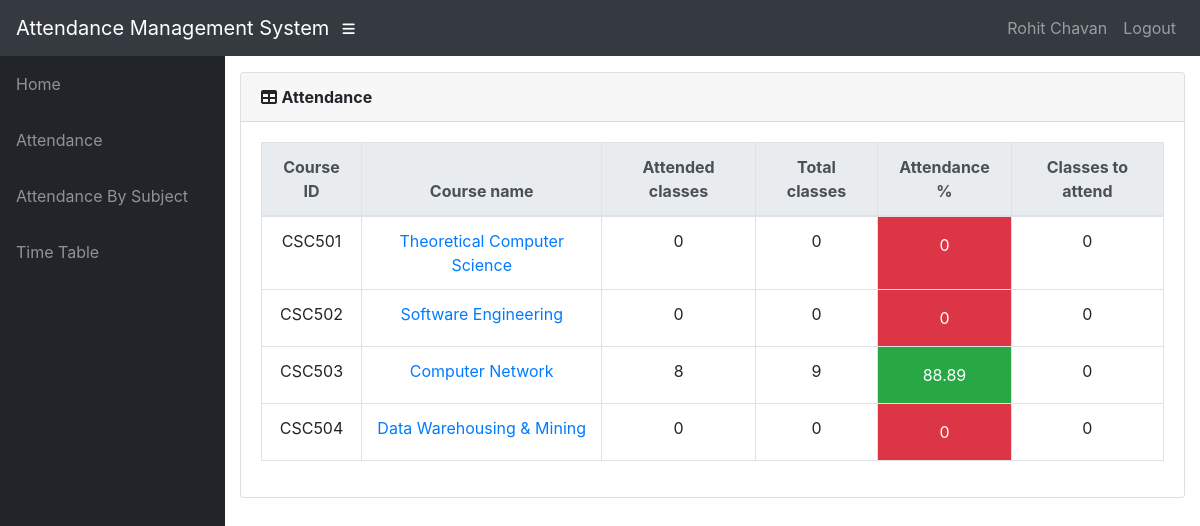
Page /info/student/tu3f1920001/attendance/ (signed in) on the committed database.
### info/models.py (models this page shows, shortened)
class User(AbstractUser):
    @property
    def is_student(self):
        if hasattr(self, 'student'):
            return True
        return False

class Student(models.Model):
    user = models.OneToOneField(User, on_delete=models.CASCADE, null=True)
    class_id = models.ForeignKey(Class, on_delete=models.CASCADE, default=1)
    USN = models.CharField(primary_key='True', max_length=100)
    name = models.CharField(max_length=200)
    sex = models.CharField(max_length=50, choices=sex_choice, default='Male')
    DOB = models.DateField(default='1998-01-01')
    def __str__(self):
        return self.name

class AttendanceTotal(models.Model):
    course = models.ForeignKey(Course, on_delete=models.CASCADE)
    student = models.ForeignKey(Student, on_delete=models.CASCADE)
    class Meta:
        unique_together = (('student', 'course'),)
    @property
    def att_class(self):
        stud = Student.objects.get(name=self.student)
        cr = Course.objects.get(name=self.course)
        att_class = Attendance.objects.filter(course=cr, student=stud, status='True').count()
        return att_class
    @property
    def total_class(self):
        stud = Student.objects.get(name=self.student)
        cr = Course.objects.get(name=self.course)
        total_class = Attendance.objects.filter(course=cr, student=stud).count()
        return total_class
    @property
    def attendance(self):
        stud = Student.objects.get(name=self.student)
        cr = Course.objects.get(name=self.course)
        total_class = Attendance.objects.filter(course=cr, student=stud).count()
        att_class = Attendance.objects.filter(course=cr, student=stud, status='True').count()
        if total_class == 0:
            attendance = 0
        else:
            attendance = round(att_class / total_class * 100, 2)
        return attendance
    @property
    def classes_to_attend(self):
        stud = Student.objects.get(name=self.student)
        cr = Course.objects.get(name=self.course)
        total_class = Attendance.objects.filter(course=cr, student=stud).count()
        att_class = Attendance.objects.filter(course=cr, student=stud, status='True').count()
        cta = math.ceil((0.75 * total_class - att_class) / 0.25)
        if cta < 0:
            return 0
        return cta

class Course(models.Model):
    dept = models.ForeignKey(Dept, on_delete=models.CASCADE)
    id = models.CharField(primary_key='True', max_length=50)
    name = models.CharField(max_length=50)
    shortname = models.CharField(max_length=50, default='X')
    def __str__(self):
        return self.name

### info/views.py (the view)
# urls.py: path('student/<slug:stud_id>/attendance/', views.attendance, name='attendance'),
@login_required()
def attendance(request, stud_id):
    stud = Student.objects.get(USN=stud_id)
    ass_list = Assign.objects.filter(class_id_id=stud.class_id)
    att_list = []
    for ass in ass_list:
        try:
            a = AttendanceTotal.objects.get(student=stud, course=ass.course)
        except AttendanceTotal.DoesNotExist:
            a = AttendanceTotal(student=stud, course=ass.course)
            a.save()
        att_list.append(a)
    return render(request, 'info/attendance.html', {'att_list': att_list})

### info/templates/info/attendance.html
{% extends 'info/base.html' %}
    {% load static %}
    {% block content %}
                  <div class="card mb-3">
            <div class="card-header">
              <i class="fas fa-table"></i>
            <b>Attendance</b></div>
            <div class="card-body">
              <div class="table-responsive">
                <table class="table table-bordered text-center" id="dataTable" width="100%" cellspacing="0">
                  <thead class="thead-light ">
                    <tr>
                        <th>Course ID</th>
                        <th>Course name</th>
                        <th>Attended classes</th>
                        <th>Total classes</th>
                        <th>Attendance %</th>
                        <th>Classes to attend</th>
                    </tr>
                  </thead>
                  <tbody>
                    {% for a in att_list %}
                    <tr>
                        <td>{{ a.course_id }}</td>
                        <td><a href="{% url 'attendance_detail' a.student.USN a.course.id %}">{{a.course.name}}</a></td>
                        <td>{{ a.att_class }}</td>
                        <td>{{ a.total_class }}</td>
                        {% if a.attendance < 75 %}
                            <td class="p-3 mb-2 bg-danger text-white">{{ a.attendance }}</td>
                        {% else %}
                            <td class="p-3 mb-2 bg-success text-white">{{ a.attendance }}</td>
                        {% endif %}
                        <td>{{ a.classes_to_attend }}</td>
                    </tr>
                    {% empty %}
                            <p>student has no courses</p>
                    {% endfor %}
                  </tbody>
                </table>
              </div>
            </div>
          </div>
    {% endblock %}

### info/templates/info/base.html (shortened to what this page needs)
<!DOCTYPE html>
<html lang="en">
  <head>
      {% load static %}
    <link href="{% static '/info/bootstrap/vendor/bootstrap/css/bootstrap.min.css' %}" rel="stylesheet">
    <link href="{% static '/info/bootstrap/vendor/fontawesome-free/css/all.min.css' %}" rel="stylesheet" type="text/css">
    <link href="{% static '/info/bootstrap/vendor/datatables/dataTables.bootstrap4.css' %}" rel="stylesheet">
    <link href="{% static '/info/bootstrap/css/sb-admin.css' %}" rel="stylesheet">
  </head>
  <body id="page-top">
    <nav class="navbar navbar-expand navbar-dark bg-dark static-top">
      <a class="navbar-brand mr-1" href="{% url 'index' %}">Attendance Management System</a>
      <button class="btn btn-link btn-sm text-white order-1 order-sm-0" id="sidebarToggle" href="#">
        <i class="fas fa-bars"></i>
      </button>
        <div class="collapse navbar-collapse" id="navbarResponsive">
          <ul class="navbar-nav ml-auto">
            <li class="nav-item">
                {% if request.user.is_student %}
                    <a class="nav-link text-capitalize">{{ request.user.student.name }}</a>
                {% elif request.user.is_teacher %}
                    <a class="nav-link text-capitalize">{{ request.user.teacher.name }}</a>
                {% endif %}
            </li>
            <li class="nav-item">
                <a class="nav-link" href="#" data-toggle="modal" data-target="#logoutModal">Logout</a>
            </li>
          </ul>
        </div>
    </nav>
    <div id="wrapper">
      <ul class="sidebar navbar-nav">
            <li class="nav-item">
              <a class="nav-link" href="{% url 'index' %}">
                <span>Home</span>
              </a>
            </li>
        {% if request.user.is_student %}
            <li class="nav-item">
              <a class="nav-link" href="{% url 'attendance' request.user.student.USN %}">
                <span>Attendance</span>
              </a>
            </li>
            <li class="nav-item">
              <a class="nav-link" href="{% url 'attendance' request.user.student.USN %}">
                <span>Attendance By Subject</span>
              </a>
            </li>
              <li class="nav-item">
              <a class="nav-link" href="{% url 'timetable' request.user.student.class_id_id %}">
                <span>Time Table</span>
              </a>
            </li>
        {% endif %}
      </ul>
      <div id="content-wrapper">
        <div class="container-fluid">
            {% block content %}
            {% endblock %}
        </div>
      </div>
    </div>
  </body>
</html>

### rows in the picture
User: user.student.name "Rohit Chavan"
AttendanceTotal: course_id "CSC501", course.name "Theoretical Computer Science", att_class "0", total_class "0", attendance "0", classes_to_attend "0"
AttendanceTotal: course_id "CSC502", course.name "Software Engineering", att_class "0", total_class "0", attendance "0", classes_to_attend "0"
AttendanceTotal: course_id "CSC503", course.name "Computer Network", att_class "8", total_class "9", attendance "88.89", classes_to_attend "0"
AttendanceTotal: course_id "CSC504", course.name "Data Warehousing & Mining", att_class "0", total_class "0", attendance "0", classes_to_attend "0"
